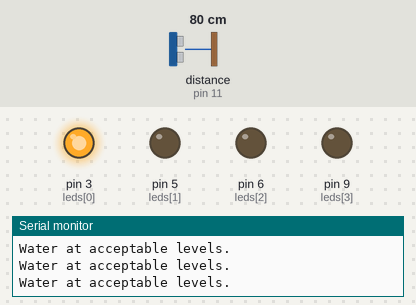
Recording of a sketch running on a simulated Arduino Uno, built with avr-gcc and run on an emulated ATmega328P. On the bench: output pins drawn as LEDs (lit = HIGH), the last lines printed to the serial monitor. Wiring (inferred from the names in the program): ultrasonic range finder: trigger pin 10; echo pin 11. Inputs (shaded band) come from the test bench; at power-on: distance to the obstacle (sensor on pin 11) 80 cm. The echo pulse lasts 58.3 µs per cm; pins used as bus, display or sensor lines are not drawn.

Above: at 1.2 s.
1.3 s: distance to the obstacle (sensor on pin 11) set to 56 cm
4.3 s: distance to the obstacle (sensor on pin 11) set to 47 cm
At 5.0 s:
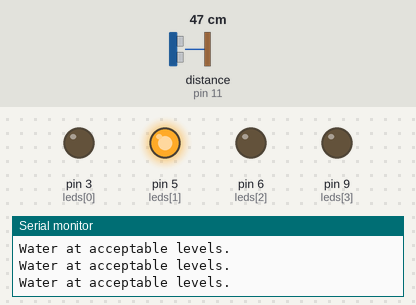
5.8 s: distance to the obstacle (sensor on pin 11) set to 33 cm
7.3 s: distance to the obstacle (sensor on pin 11) set to 29 cm
At 8.0 s:
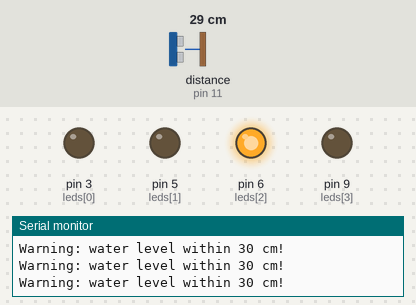
8.8 s: distance to the obstacle (sensor on pin 11) set to 22 cm
11.8 s: distance to the obstacle (sensor on pin 11) set to 19 cm
At 12.6 s:
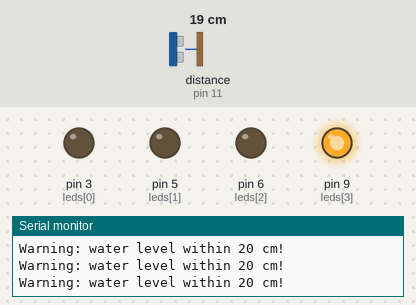
Timing chart, 0 to 14.3 s (numbered marks = the images above; inputs shaded):
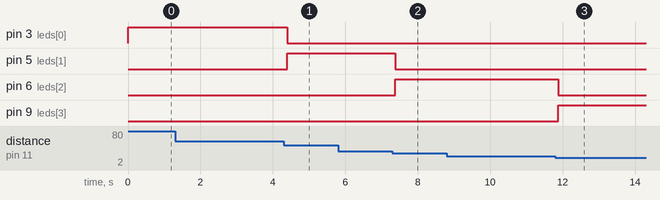

Measured:
- the behaviour switches between 51 and 50 cm on distance to the obstacle (sensor on pin 11) (found by bisection; images 0 and 1)
- the behaviour switches between 31 and 30 cm on distance to the obstacle (sensor on pin 11) (found by bisection; images 1 and 2)
- the behaviour switches between 21 and 20 cm on distance to the obstacle (sensor on pin 11) (found by bisection; images 2 and 3)
- after the input at 4.3 s, pin 3 (leds[0]): HIGH → LOW after 0.09 s; pin 5 (leds[1]): LOW → HIGH after 0.09 s
- after the input at 7.3 s, pin 5 (leds[1]): HIGH → LOW after 0.08 s; pin 6 (leds[2]): LOW → HIGH after 0.08 s
- after the input at 11.8 s, pin 6 (leds[2]): HIGH → LOW after 0.08 s; pin 9 (leds[3]): LOW → HIGH after 0.08 s

The sketch:

GCSPcode.ino
```cpp
#define TRIG_PIN 10
#define ECHO_PIN 11

// LED pins
int leds[] = {3, 5, 6, 9};

void setup() {
  Serial.begin(9600);
  pinMode(TRIG_PIN, OUTPUT);
  pinMode(ECHO_PIN, INPUT);

  for (int i = 0; i < 4; i++) {
    pinMode(leds[i], OUTPUT);
    digitalWrite(leds[i], LOW);
  }
}

void warningYellow() {
  Serial.println("Warning: water level within 30 cm!");
}

void warningRed() {
  Serial.println("Warning: water level within 20 cm!");
}

void defaultMessage() {
  Serial.println("Water at acceptable levels.");
}

void loop() {
  long duration;
  int distance;

  // Send ultrasonic pulse
  digitalWrite(TRIG_PIN, LOW);
  delayMicroseconds(2);
  digitalWrite(TRIG_PIN, HIGH);
  delayMicroseconds(10);
  digitalWrite(TRIG_PIN, LOW);

  // Read echo
  duration = pulseIn(ECHO_PIN, HIGH);
  distance = duration * 0.034 / 2; // convert to cm
  // LED turn on code
  int ledOnIndex = -1;

  if (distance > 0 && distance < 20) { // red
    ledOnIndex = 3;
    warningRed();
  } else if (distance < 30) { // yellow
    ledOnIndex = 2;
    warningYellow();
  } else if (distance < 50) { // green
    ledOnIndex = 1;
    defaultMessage();
  } else { // blue
    ledOnIndex = 0;
    defaultMessage();
  }

  // adjust LED values based on which one should be on/off
  for (int i = 0; i < 4; i++) {
    if (i==ledOnIndex) {
      digitalWrite(leds[i], HIGH);
    } else {
      digitalWrite(leds[i], LOW);
    }
  }

  delay(100);
}
```
